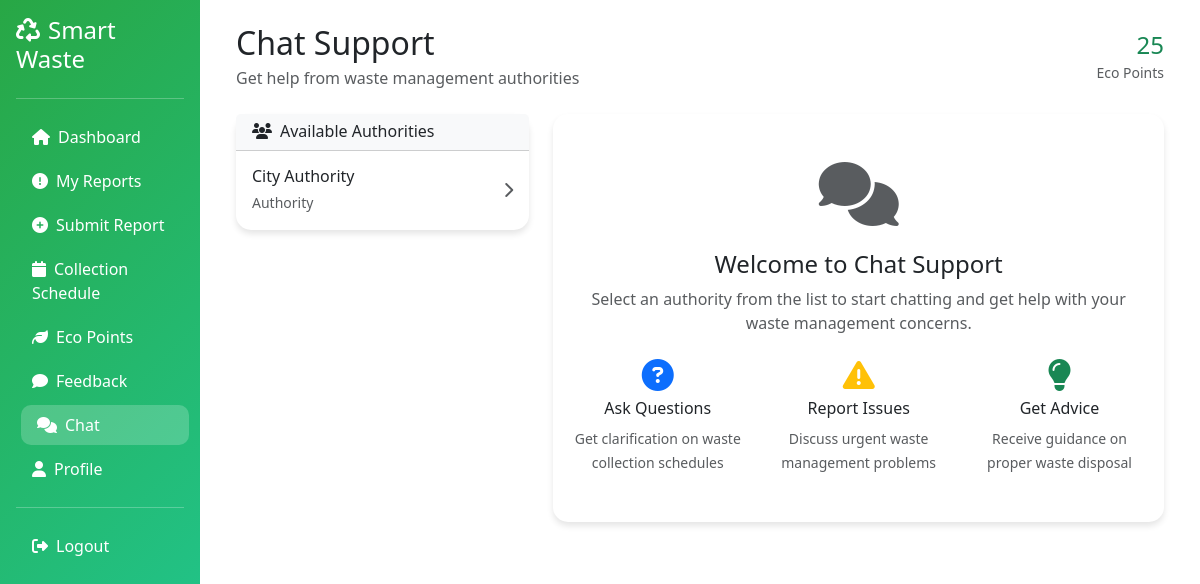
Screenshot of /dashboard/resident/chat.php (signed in) with the database file from the repository.
### tables this page shows
CREATE TABLE users (
    id INT UNSIGNED NOT NULL AUTO_INCREMENT,
    username VARCHAR(100) NOT NULL,
    first_name VARCHAR(100) NOT NULL,
    middle_name VARCHAR(100) NULL,
    last_name VARCHAR(100) NOT NULL,
    email VARCHAR(190) NOT NULL,
    password VARCHAR(255) NOT NULL,
    role VARCHAR(20) NOT NULL DEFAULT 'resident',  
    address VARCHAR(255) NOT NULL,
    phone VARCHAR(20) NULL,
    profile_image VARCHAR(255) NULL,
    eco_points INT DEFAULT 0,
    email_verified_at DATETIME NULL,
    created_at TIMESTAMP NOT NULL DEFAULT CURRENT_TIMESTAMP,
    updated_at TIMESTAMP NOT NULL DEFAULT CURRENT_TIMESTAMP ON UPDATE CURRENT_TIMESTAMP,
    PRIMARY KEY (id),
    UNIQUE KEY uq_users_email (email),
    UNIQUE KEY uq_users_username (username)
);

### config/config.php (called while the page is built, shortened)
<?php
function e(string $value): string {
	return htmlspecialchars($value, ENT_QUOTES, 'UTF-8');
}
?>

### dashboard/resident/chat.php (the view, shortened to what this page needs)
<?php
require_once __DIR__ . '/../../config/config.php';
$user_id = $_SESSION['user_id'] ?? null;
$stmt = $conn->prepare("SELECT * FROM users WHERE id = ?");
$stmt->bind_param("i", $user_id);
$stmt->execute();
$user = $stmt->get_result()->fetch_assoc();
$stmt = $conn->prepare("SELECT id, first_name, last_name, role FROM users WHERE role = 'authority' ORDER BY first_name, last_name");
$stmt->execute();
$authorities = $stmt->get_result();
$selected_authority = $_GET['authority'] ?? null;
$chat_messages = null;
$selected_authority_data = null;
?>
<!DOCTYPE html>
<html lang="en">
<head>
    <link href="https://cdn.jsdelivr.net/npm/bootstrap@5.3.0/dist/css/bootstrap.min.css" rel="stylesheet">
    <link rel="stylesheet" href="https://cdnjs.cloudflare.com/ajax/libs/font-awesome/6.4.0/css/all.min.css">
</head>
<body>
    <div class="container-fluid">
        <div class="row">
            <div class="col-md-3 col-lg-2 sidebar text-white p-0">
                <div class="p-3">
                    <h4 class="mb-4"><i class="fas fa-recycle me-2"></i><?php echo APP_NAME; ?></h4>
                    <hr class="bg-white">
                    <nav class="nav flex-column">
                        <a class="nav-link text-white" href="index.php">
                            <i class="fas fa-home me-2"></i>Dashboard
                        </a>
                        <a class="nav-link text-white" href="reports.php">
                            <i class="fas fa-exclamation-circle me-2"></i>My Reports
                        </a>
                        <a class="nav-link text-white" href="submit_report.php">
                            <i class="fas fa-plus-circle me-2"></i>Submit Report
                        </a>
                        <a class="nav-link text-white" href="schedule.php">
                            <i class="fas fa-calendar me-2"></i>Collection Schedule
                        </a>
                        <a class="nav-link text-white" href="points.php">
                            <i class="fas fa-leaf me-2"></i>Eco Points
                        </a>
                        <a class="nav-link text-white" href="feedback.php">
                            <i class="fas fa-comment me-2"></i>Feedback
                        </a>
                        <a class="nav-link text-white active" href="chat.php">
                            <i class="fas fa-comments me-2"></i>Chat
                        </a>
                        <a class="nav-link text-white" href="profile.php">
                            <i class="fas fa-user me-2"></i>Profile
                        </a>
                        <hr class="bg-white">
                        <a class="nav-link text-white" href="../../logout.php">
                            <i class="fas fa-sign-out-alt me-2"></i>Logout
                        </a>
                    </nav>
                </div>
            </div>
            <div class="col-md-9 col-lg-10">
                <div class="p-4">
                    <div class="d-flex justify-content-between align-items-center mb-4">
                        <div>
                            <h2 class="mb-1">Chat Support</h2>
                            <p class="text-muted mb-0">Get help from waste management authorities</p>
                        </div>
                        <div class="text-end">
                            <div class="h4 text-success mb-0"><?php echo $user['eco_points']; ?></div>
                            <small class="text-muted">Eco Points</small>
                        </div>
                    </div>
                    <div class="row">
                        <div class="col-md-4 mb-4">
                            <div class="card">
                                <div class="card-header bg-light">
                                    <h6 class="mb-0"><i class="fas fa-users me-2"></i>Available Authorities</h6>
                                </div>
                                <div class="card-body p-0">
                                    <?php if ($authorities->num_rows > 0): ?>
                                        <?php while ($authority = $authorities->fetch_assoc()): ?>
                                            <div class="authority-item p-3 <?php echo ($selected_authority == $authority['id']) ? 'active' : ''; ?>"
                                                 onclick="selectAuthority(<?php echo $authority['id']; ?>)">
                                                <div class="d-flex align-items-center">
                                                    <div class="flex-grow-1">
                                                        <h6 class="mb-1"><?php echo e($authority['first_name'] . ' ' . $authority['last_name']); ?></h6>
                                                        <small class="text-muted"><?php echo ucfirst($authority['role']); ?></small>
                                                    </div>
                                                    <i class="fas fa-chevron-right text-muted"></i>
                                                </div>
                                            </div>
                                        <?php endwhile; ?>
                                    <?php else: ?>
                                        <p class="text-muted text-center p-3">No authorities available.</p>
                                    <?php endif; ?>
                                </div>
                            </div>
                        </div>
                        <div class="col-md-8">
                            <?php if ($selected_authority_data): ?>
                                <div class="card mb-3">
                                    <div class="card-header bg-primary text-white">
                                        <h6 class="mb-0">
                                            <i class="fas fa-comments me-2"></i>
                                            Chat with <?php echo e($selected_authority_data['first_name'] . ' ' . $selected_authority_data['last_name']); ?>
                                        </h6>
                                    </div>
                                </div>
                                <div class="card mb-3">
                                    <div class="chat-container" id="chatContainer">
                                        <?php if ($chat_messages && $chat_messages->num_rows > 0): ?>
                                            <?php while ($msg = $chat_messages->fetch_assoc()): ?>
                                                <div class="message <?php echo ($msg['sender_id'] == $user_id) ? 'sent' : 'received'; ?>">
                                                    <div class="message-content">
                                                        <?php echo e($msg['message']); ?>
                                                    </div>
                                                    <div class="message-time">
                                                        <?php echo format_ph_date($msg['created_at'], 'g:i A'); ?>
                                                    </div>
                                                </div>
                                            <?php endwhile; ?>
                                        <?php else: ?>
                                            <div class="text-center text-muted mt-4">
                                                <i class="fas fa-comments fa-3x mb-3"></i>
                                                <p>No messages yet. Start the conversation!</p>
                                            </div>
                                        <?php endif; ?>
                                    </div>
                                </div>
                                <div class="card">
                                    <div class="card-body">
                                        <form method="POST" id="messageForm">
                                            <input type="hidden" name="action" value="send_message">
                                            <input type="hidden" name="receiver_id" value="<?php echo $selected_authority_data['id']; ?>">
                                            <div class="input-group">
                                                <input type="text" class="form-control chat-input" name="message"
                                                       placeholder="Type your message..." required>
                                                <button type="submit" class="btn btn-primary btn-send">
                                                    <i class="fas fa-paper-plane"></i>
                                                </button>
                                            </div>
                                        </form>
                                    </div>
                                </div>
                            <?php else: ?>
                                <div class="card">
                                    <div class="card-body text-center py-5">
                                        <i class="fas fa-comments fa-4x text-muted mb-4"></i>
                                        <h4>Welcome to Chat Support</h4>
                                        <p class="text-muted">Select an authority from the list to start chatting and get help with your waste management concerns.</p>
                                        <div class="row mt-4">
                                            <div class="col-md-4">
                                                <div class="text-center">
                                                    <i class="fas fa-question-circle fa-2x text-primary mb-2"></i>
                                                    <h6>Ask Questions</h6>
                                                    <small class="text-muted">Get clarification on waste collection schedules</small>
                                                </div>
                                            </div>
                                            <div class="col-md-4">
                                                <div class="text-center">
                                                    <i class="fas fa-exclamation-triangle fa-2x text-warning mb-2"></i>
                                                    <h6>Report Issues</h6>
                                                    <small class="text-muted">Discuss urgent waste management problems</small>
                                                </div>
                                            </div>
                                            <div class="col-md-4">
                                                <div class="text-center">
                                                    <i class="fas fa-lightbulb fa-2x text-success mb-2"></i>
                                                    <h6>Get Advice</h6>
                                                    <small class="text-muted">Receive guidance on proper waste disposal</small>
                                                </div>
                                            </div>
                                        </div>
                                    </div>
                                </div>
                            <?php endif; ?>
                        </div>
                    </div>
                </div>
            </div>
        </div>
    </div>
</body>
</html>

### dashboard/resident/chat.php (style rules this page uses)
.sidebar { min-height: 100vh; background: linear-gradient(135deg, #28a745 0%, #20c997 100%); }
.card { border: none; border-radius: 15px; box-shadow: 0 4px 6px rgba(0, 0, 0, 0.1); }
.nav-link { border-radius: 10px; margin: 2px 0; transition: all 0.3s; }
.nav-link:hover, .nav-link.active { background-color: rgba(255, 255, 255, 0.2); transform: translateX(5px); }
.authority-item { cursor: pointer; transition: all 0.3s; border-radius: 10px; }

### rows the page displays
users: eco_points "25"
users: first_name+last_name "City Authority", role "Authority"

### other values shown
APP_NAME "Smart Waste"
